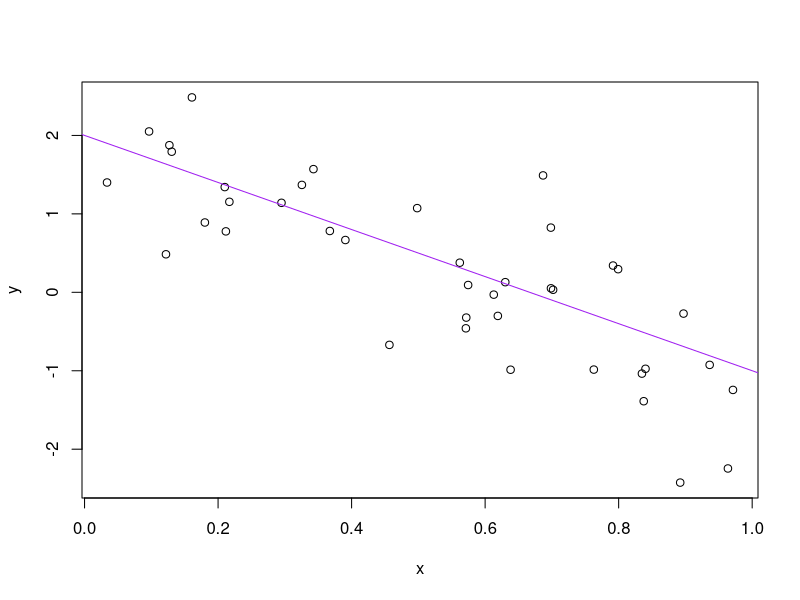

Write the R code that produced this figure.
#Stats 545: Lecture 3, Exercise 6

#set variables 
a <- 2
b <- -3
sig_sq <- 0.5
x <- runif(40)
y <- a + b * x + rnorm(40, sd = sqrt(sig_sq))
(avg_x <- mean(x))

#make linear plot
write(avg_x, "avg_x.txt")
plot(x, y)
abline(a, b, col = "purple")

#create PDF
dev.print(pdf, "toy_line_plot.pdf")